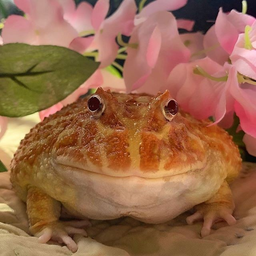
#> input picture Лаба 4/jaba.png, 256 x 256 px, shrunk from 640 x 640 before the run
$ python main.py
#> lines starting #> are read from the running program, lines starting #| are printed output that depends on the picture
import cv2 as cv
import numpy as np


def kanny(path,kernelSize,sigma,lowScale,highScale):
#> called with path = 'jaba.png', kernelSize = 5, sigma = 100, lowScale = 1.02, highScale = 1.02
    img = cv.imread(path, cv.IMREAD_GRAYSCALE)
#> img: shape (256, 256); min 4, max 246, mean 113.5
    cv.imshow("grayscale", img)
    gaus = cv.GaussianBlur(img, (kernelSize, kernelSize), sigma)
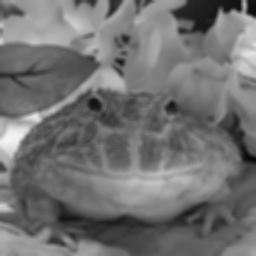
#> gaus: shape (256, 256); min 7, max 243, mean 113.5
    cv.imshow("gaussian", gaus)
    cv.waitKey(0)
    cv.destroyAllWindows()
    length = np.zeros(gaus.shape)
    angle = np.zeros(gaus.shape)
    for x in range(1, (len(gaus) - 1)):
        for y in range(1, len(gaus[0]) - 1):
            Gx = gaus[x + 1][y + 1] - gaus[x - 1][y - 1] + gaus[x + 1][y - 1] - gaus[x - 1][y + 1] + 2 * (
                    gaus[x + 1][y] - gaus[x - 1][y])
            Gy = gaus[x + 1][y + 1] - gaus[x - 1][y - 1] + gaus[x - 1][y + 1] - gaus[x + 1][y - 1] + 2 * (
                    gaus[x][y + 1] - gaus[x][y - 1])
            length[x][y] = np.sqrt(Gx**2+Gy**2)
            tg = np.arctan(Gy / Gx)
            # print(Gx,Gy,length[x][y])
            if 0 < Gx and Gy < 0 and tg < -2.414 or Gx < 0 and Gy < 0 and tg > 2.414:
                angle[x][y] = 0
            elif Gx > 0 and Gy < 0 and tg < -0.414:
                angle[x][y] = 1
            elif (Gx > 0 and Gy < 0 and tg > -0.414) or (Gx > 0 and Gy > 0 and tg < 0.414):
                angle[x][y] = 2
            elif Gx > 0 and Gy > 0 and tg < 2.414:
                angle[x][y] = 3
            elif (Gx > 0 and Gy > 0 and tg > 2.414) or (Gx < 0 and Gy > 0 and tg < -2.414):
                angle[x][y] = 4
            elif Gx < 0 and Gy > 0 and tg < -0.414:
                angle[x][y] = 5
            elif (Gx < 0 and Gy > 0 and tg > -0.414) or (Gx < 0 and Gy < 0 and tg < 0.414):
                angle[x][y] = 6
            elif Gx < 0 and Gy < 0 and tg < 2.414:
                angle[x][y] = 7
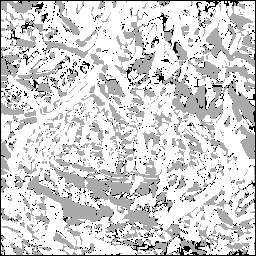
#> angle: shape (256, 256) float64; min 0, max 3, mean 2.46; drawn with min black and max white
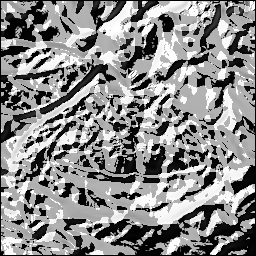
#> length: shape (256, 256) float64; min 0, max 1081.9, mean 587.9; drawn with min black and max white

    cv.imshow("lengths", length)
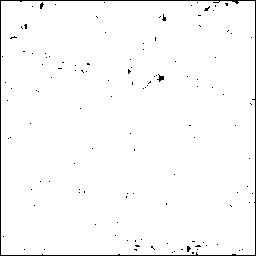
#> window 'lengths': shape (256, 256); 97.9% white; black in thin lines or dots
    cv.imshow("angles", angle)
    cv.waitKey(0)
    cv.destroyAllWindows()
    maxLength = np.max(length)
#> maxLength = 1081.9
    borders=np.zeros(gaus.shape)
    for x in range(1, (len(gaus) - 1)):
        for y in range(1, len(gaus[0]) - 1):
            ix = 0
            iy = 0
            if (angle[x][y] == 0):
                iy = -1
            if (angle[x][y] == 1):
                iy = -1
                ix = 1
            if (angle[x][y] == 2):
                ix = 1
            if (angle[x][y] == 3):
                iy = 1
                ix = 1
            if (angle[x][y] == 4):
                iy = 1
            if (angle[x][y] == 5):
                iy = 1
                ix = -1
            if (angle[x][y] == 6):
                ix = -1
            if (angle[x][y] == 7):
                iy = -1
                ix = -1
            border=length[x][y]>length[x+ix][y+iy] and length[x][y]>length[x-ix][y-iy]
            borders[x][y]=255 if border else 0
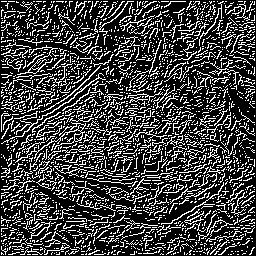
#> borders: shape (256, 256) float64; 25.5% white in thin lines or dots
    cv.imshow("borders",borders)
    cv.waitKey(0)
    cv.destroyAllWindows()

    lowLevel=maxLength//lowScale
#> lowLevel = 1055
    highLevel=maxLength//highScale
#> highLevel = 1060

    for x in range(1, (len(gaus) - 1)):
        for y in range(1, len(gaus[0]) - 1):
            if(borders[x][y]==255):
                if(length[x][y]<lowLevel):
                    borders[x][y]=0
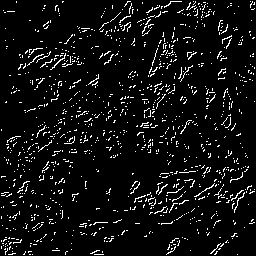
#> borders: shape (256, 256) float64; 6.5% white in thin lines or dots
    for x in range(1, (len(gaus) - 1)):
        for y in range(1, len(gaus[0]) - 1):
            if(borders[x][y]==255):
                if(length[x][y]<=highLevel):
                    if(borders[x-1][y-1]==255 or borders[x-1][y]==255 or borders[x-1][y+1]==255 or borders[x][y+1]==255 or borders[x+1][y+1]==255 or borders[x+1][y]==255 or borders[x+1][y-1]==255 or borders[x][y-1]==255):
                        borders[x][y] = 255
                    else:
                        borders[x][y] = 0
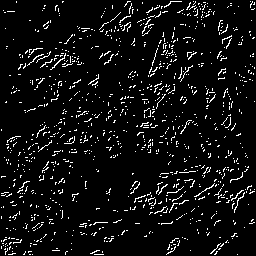
#> borders: shape (256, 256) float64; 6.3% white in thin lines or dots
    cv.imshow("borders filtered", borders)
    cv.waitKey(0)
    cv.destroyAllWindows()

kanny("jaba.png",5,100,1.0250,1.0200)
# kanny("oi.png",11,100,1.0250,1.0200)
# kanny("oi.png",11,100,2,1.0200)
